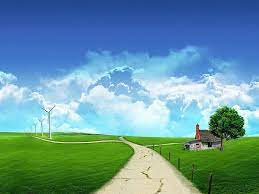
#> input picture CV/Practical 1/OIP.jpeg, 259 x 194 px, found by its file name
$ python Complement.py
#> lines starting #> are read from the running program, lines starting #| are printed output that depends on the picture
import cv2
import numpy as np
import matplotlib.pyplot as plt

image_path = 'E:\AJ Code\Paython\CV\Practical 1\OIP.jpeg'
try:
    image = cv2.imread(image_path)
#> image is the input picture: shape (194, 259, 3); mean B, G, R 158, 149.9, 103.3
    if image is None:
        raise Exception("Failed to load the image.")
except FileNotFoundError:
    print(f"Error: The file '{image_path}' was not found.")
    exit(1)

complement_image = 255 - image
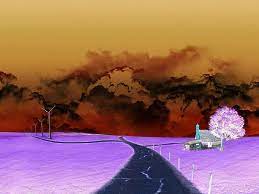
#> complement_image: shape (194, 259, 3); mean B, G, R 97, 105.1, 151.7

print("Original Image Matrix:")
print(image)
#> (printed output is left out)

print("\nComplement Image Matrix:")
print(complement_image)
#> (printed output is left out)

cv2.imshow('Original Image', image)
cv2.waitKey(0)
cv2.destroyAllWindows()
cv2.imshow('Complement Image', complement_image)
cv2.waitKey(0)
cv2.destroyAllWindows()

hist_original = cv2.calcHist([image], [0], None, [256], [0, 256])
#> hist_original = 256 values, max 1846 at index 255, min 7 at index 103, mean 196.3

hist_complement = cv2.calcHist([complement_image], [0], None, [256], [0, 256])
#> hist_complement = 256 values, max 1846 at index 0, min 7 at index 152, mean 196.3

plt.figure(figsize=(12, 4))
plt.subplot(121)
plt.title("Original Image Histogram")
plt.xlabel("Pixel Value")
plt.ylabel("Frequency")
plt.xlim([0, 256])
plt.plot(hist_original)

plt.subplot(122)
plt.title("Complement Image Histogram")
plt.xlabel("Pixel Value")
plt.ylabel("Frequency")
plt.xlim([0, 256])
plt.plot(hist_complement)

plt.tight_layout()
plt.show()
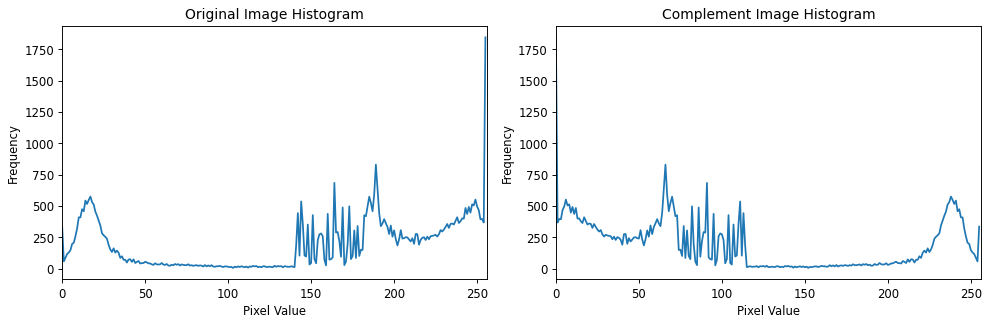
#> figure drawn by matplotlib, 2 panels; panel 1: curve peaks at x = 255, y = 1846; panel 2: curve peaks at x = 0, y = 1846
